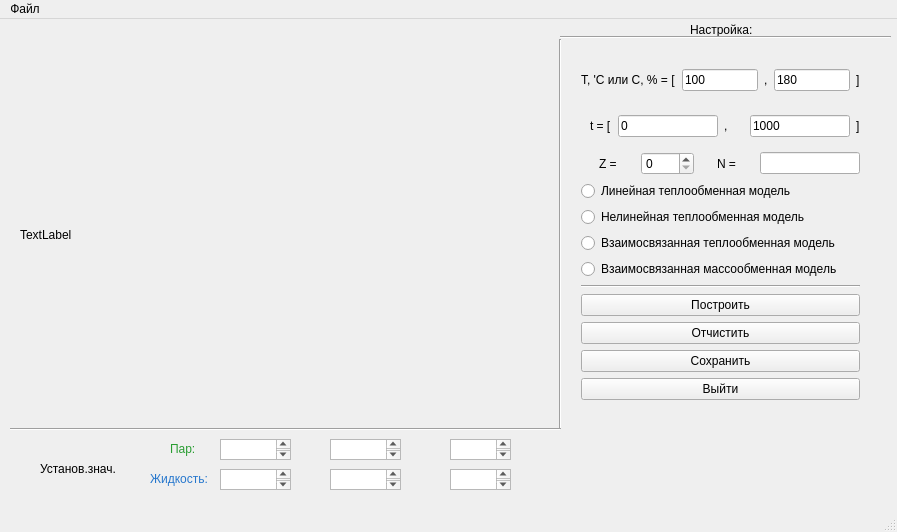
<?xml version="1.0" encoding="UTF-8"?>
<ui version="4.0">
 <class>MainWindow</class>
 <widget class="QMainWindow" name="MainWindow">
  <property name="geometry">
   <rect>
    <x>0</x>
    <y>0</y>
    <width>897</width>
    <height>532</height>
   </rect>
  </property>
  <property name="windowTitle">
   <string>The Study Of Technological Processes</string>
  </property>
  <property name="toolTip">
   <string>&lt;html&gt;&lt;head/&gt;&lt;body&gt;&lt;p&gt;Simulation Program&lt;/p&gt;&lt;/body&gt;&lt;/html&gt;</string>
  </property>
  <widget class="QWidget" name="centralWidget">
   <widget class="Line" name="line">
    <property name="geometry">
     <rect>
      <x>550</x>
      <y>20</y>
      <width>20</width>
      <height>391</height>
     </rect>
    </property>
    <property name="orientation">
     <enum>Qt::Vertical</enum>
    </property>
   </widget>
   <widget class="QLabel" name="label">
    <property name="geometry">
     <rect>
      <x>690</x>
      <y>0</y>
      <width>81</width>
      <height>21</height>
     </rect>
    </property>
    <property name="text">
     <string>Настройка:</string>
    </property>
   </widget>
   <widget class="QLabel" name="outputGraph">
    <property name="geometry">
     <rect>
      <x>20</x>
      <y>30</y>
      <width>531</width>
      <height>371</height>
     </rect>
    </property>
    <property name="text">
     <string>TextLabel</string>
    </property>
   </widget>
   <widget class="QTextBrowser" name="valV1">
    <property name="geometry">
     <rect>
      <x>220</x>
      <y>420</y>
      <width>71</width>
      <height>21</height>
     </rect>
    </property>
   </widget>
   <widget class="QTextBrowser" name="valV2">
    <property name="geometry">
     <rect>
      <x>330</x>
      <y>420</y>
      <width>71</width>
      <height>21</height>
     </rect>
    </property>
   </widget>
   <widget class="QTextBrowser" name="valV3">
    <property name="geometry">
     <rect>
      <x>450</x>
      <y>420</y>
      <width>61</width>
      <height>21</height>
     </rect>
    </property>
   </widget>
   <widget class="Line" name="line_4">
    <property name="geometry">
     <rect>
      <x>10</x>
      <y>400</y>
      <width>551</width>
      <height>20</height>
     </rect>
    </property>
    <property name="orientation">
     <enum>Qt::Horizontal</enum>
    </property>
   </widget>
   <widget class="QLabel" name="label_11">
    <property name="geometry">
     <rect>
      <x>40</x>
      <y>440</y>
      <width>91</width>
      <height>20</height>
     </rect>
    </property>
    <property name="text">
     <string>Установ.знач.</string>
    </property>
   </widget>
   <widget class="QTextBrowser" name="valF1">
    <property name="geometry">
     <rect>
      <x>220</x>
      <y>450</y>
      <width>71</width>
      <height>21</height>
     </rect>
    </property>
   </widget>
   <widget class="QTextBrowser" name="valF2">
    <property name="geometry">
     <rect>
      <x>330</x>
      <y>450</y>
      <width>71</width>
      <height>21</height>
     </rect>
    </property>
   </widget>
   <widget class="QTextBrowser" name="valF3">
    <property name="geometry">
     <rect>
      <x>450</x>
      <y>450</y>
      <width>61</width>
      <height>21</height>
     </rect>
    </property>
   </widget>
   <widget class="QLabel" name="label_12">
    <property name="geometry">
     <rect>
      <x>170</x>
      <y>420</y>
      <width>31</width>
      <height>20</height>
     </rect>
    </property>
    <property name="styleSheet">
     <string notr="true"/>
    </property>
    <property name="text">
     <string>&lt;html&gt;&lt;head/&gt;&lt;body&gt;&lt;p&gt;&lt;span style=&quot; color:#299d32;&quot;&gt;Пар:&lt;/span&gt;&lt;/p&gt;&lt;/body&gt;&lt;/html&gt;</string>
    </property>
   </widget>
   <widget class="QLabel" name="label_13">
    <property name="geometry">
     <rect>
      <x>150</x>
      <y>450</y>
      <width>61</width>
      <height>20</height>
     </rect>
    </property>
    <property name="text">
     <string>&lt;html&gt;&lt;head/&gt;&lt;body&gt;&lt;p&gt;&lt;span style=&quot; color:#2677cd;&quot;&gt;Жидкость:&lt;/span&gt;&lt;/p&gt;&lt;/body&gt;&lt;/html&gt;</string>
    </property>
   </widget>
   <widget class="Line" name="line_2">
    <property name="geometry">
     <rect>
      <x>560</x>
      <y>10</y>
      <width>331</width>
      <height>16</height>
     </rect>
    </property>
    <property name="orientation">
     <enum>Qt::Horizontal</enum>
    </property>
   </widget>
   <widget class="QWidget" name="verticalLayoutWidget_2">
    <property name="geometry">
     <rect>
      <x>570</x>
      <y>30</y>
      <width>301</width>
      <height>362</height>
     </rect>
    </property>
    <layout class="QVBoxLayout" name="verticalLayout_4">
     <item>
      <layout class="QHBoxLayout" name="horizontalLayout_5">
       <item>
        <layout class="QHBoxLayout" name="horizontalLayout_6">
         <item>
          <widget class="QLabel" name="label_5">
           <property name="text">
            <string>T, 'C или С, % = [</string>
           </property>
          </widget>
         </item>
         <item>
          <widget class="QLineEdit" name="inputLeftY">
           <property name="enabled">
            <bool>true</bool>
           </property>
           <property name="maximumSize">
            <size>
             <width>100</width>
             <height>16777215</height>
            </size>
           </property>
           <property name="text">
            <string>100</string>
           </property>
           <property name="readOnly">
            <bool>false</bool>
           </property>
          </widget>
         </item>
        </layout>
       </item>
       <item>
        <layout class="QHBoxLayout" name="horizontalLayout_7">
         <item>
          <layout class="QHBoxLayout" name="horizontalLayout_8">
           <item>
            <widget class="QLabel" name="label_6">
             <property name="text">
              <string>,</string>
             </property>
            </widget>
           </item>
           <item>
            <widget class="QLineEdit" name="inputRightY">
             <property name="maximumSize">
              <size>
               <width>100</width>
               <height>16777215</height>
              </size>
             </property>
             <property name="text">
              <string>180</string>
             </property>
            </widget>
           </item>
          </layout>
         </item>
         <item alignment="Qt::AlignLeft">
          <widget class="QLabel" name="label_7">
           <property name="text">
            <string>]</string>
           </property>
          </widget>
         </item>
        </layout>
       </item>
      </layout>
     </item>
     <item>
      <layout class="QVBoxLayout" name="verticalLayout_3">
       <item>
        <layout class="QHBoxLayout" name="horizontalLayout_4">
         <item>
          <layout class="QHBoxLayout" name="horizontalLayout">
           <item alignment="Qt::AlignRight">
            <widget class="QLabel" name="label_2">
             <property name="text">
              <string>t = [</string>
             </property>
            </widget>
           </item>
           <item>
            <widget class="QLineEdit" name="inputLeftX">
             <property name="maximumSize">
              <size>
               <width>100</width>
               <height>16777215</height>
              </size>
             </property>
             <property name="text">
              <string>0</string>
             </property>
             <property name="readOnly">
              <bool>true</bool>
             </property>
            </widget>
           </item>
          </layout>
         </item>
         <item>
          <layout class="QHBoxLayout" name="horizontalLayout_3">
           <item>
            <layout class="QHBoxLayout" name="horizontalLayout_2">
             <item alignment="Qt::AlignLeft">
              <widget class="QLabel" name="label_3">
               <property name="text">
                <string>,</string>
               </property>
              </widget>
             </item>
             <item>
              <widget class="QLineEdit" name="inputRightX">
               <property name="maximumSize">
                <size>
                 <width>100</width>
                 <height>16777215</height>
                </size>
               </property>
               <property name="text">
                <string>1000</string>
               </property>
              </widget>
             </item>
            </layout>
           </item>
           <item alignment="Qt::AlignLeft">
            <widget class="QLabel" name="label_4">
             <property name="text">
              <string>]</string>
             </property>
            </widget>
           </item>
          </layout>
         </item>
        </layout>
       </item>
      </layout>
     </item>
     <item>
      <layout class="QHBoxLayout" name="horizontalLayout_11">
       <property name="sizeConstraint">
        <enum>QLayout::SetNoConstraint</enum>
       </property>
       <item alignment="Qt::AlignHCenter">
        <widget class="QLabel" name="label_9">
         <property name="maximumSize">
          <size>
           <width>25</width>
           <height>16777215</height>
          </size>
         </property>
         <property name="text">
          <string>Z =</string>
         </property>
        </widget>
       </item>
       <item>
        <widget class="QSpinBox" name="CouiceZspinBox">
         <property name="maximumSize">
          <size>
           <width>100</width>
           <height>16777215</height>
          </size>
         </property>
        </widget>
       </item>
       <item alignment="Qt::AlignHCenter">
        <widget class="QLabel" name="label_10">
         <property name="maximumSize">
          <size>
           <width>25</width>
           <height>16777215</height>
          </size>
         </property>
         <property name="text">
          <string>N =</string>
         </property>
        </widget>
       </item>
       <item>
        <widget class="QLineEdit" name="CouiceNLineEdit">
         <property name="maximumSize">
          <size>
           <width>100</width>
           <height>16777215</height>
          </size>
         </property>
        </widget>
       </item>
      </layout>
     </item>
     <item>
      <layout class="QVBoxLayout" name="verticalLayout_2">
       <item>
        <widget class="QRadioButton" name="LHM">
         <property name="text">
          <string>Линейная теплообменная модель</string>
         </property>
        </widget>
       </item>
       <item>
        <widget class="QRadioButton" name="NHM">
         <property name="text">
          <string>Нелинейная теплообменная модель</string>
         </property>
        </widget>
       </item>
       <item>
        <widget class="QRadioButton" name="Hexch">
         <property name="sizePolicy">
          <sizepolicy hsizetype="Maximum" vsizetype="Fixed">
           <horstretch>0</horstretch>
           <verstretch>0</verstretch>
          </sizepolicy>
         </property>
         <property name="minimumSize">
          <size>
           <width>55</width>
           <height>20</height>
          </size>
         </property>
         <property name="maximumSize">
          <size>
           <width>300</width>
           <height>22</height>
          </size>
         </property>
         <property name="font">
          <font>
           <italic>false</italic>
           <underline>false</underline>
           <kerning>true</kerning>
          </font>
         </property>
         <property name="text">
          <string>Взаимосвязанная теплообменная модель</string>
         </property>
         <property name="checked">
          <bool>false</bool>
         </property>
         <property name="autoRepeat">
          <bool>false</bool>
         </property>
        </widget>
       </item>
       <item>
        <widget class="QRadioButton" name="Mexch">
         <property name="maximumSize">
          <size>
           <width>300</width>
           <height>16777215</height>
          </size>
         </property>
         <property name="text">
          <string>Взаимосвязанная массообменная модель</string>
         </property>
        </widget>
       </item>
      </layout>
     </item>
     <item>
      <widget class="Line" name="line_3">
       <property name="orientation">
        <enum>Qt::Horizontal</enum>
       </property>
      </widget>
     </item>
     <item>
      <layout class="QVBoxLayout" name="verticalLayout">
       <item>
        <widget class="QPushButton" name="draw">
         <property name="text">
          <string>Построить</string>
         </property>
        </widget>
       </item>
       <item>
        <widget class="QPushButton" name="clear">
         <property name="text">
          <string>Отчистить</string>
         </property>
        </widget>
       </item>
       <item>
        <widget class="QPushButton" name="save">
         <property name="text">
          <string>Сохранить</string>
         </property>
        </widget>
       </item>
       <item>
        <widget class="QPushButton" name="exit">
         <property name="text">
          <string>Выйти</string>
         </property>
        </widget>
       </item>
      </layout>
     </item>
    </layout>
   </widget>
  </widget>
  <widget class="QMenuBar" name="menuBar">
   <property name="geometry">
    <rect>
     <x>0</x>
     <y>0</y>
     <width>897</width>
     <height>21</height>
    </rect>
   </property>
   <widget class="QMenu" name="menu">
    <property name="title">
     <string>Файл</string>
    </property>
    <addaction name="action"/>
    <addaction name="separator"/>
    <addaction name="action_3"/>
   </widget>
   <addaction name="menu"/>
  </widget>
  <widget class="QStatusBar" name="statusBar"/>
  <action name="action">
   <property name="text">
    <string>Сохранить картинку</string>
   </property>
  </action>
  <action name="action_3">
   <property name="text">
    <string>Выход</string>
   </property>
  </action>
 </widget>
 <layoutdefault spacing="6" margin="11"/>
 <resources/>
 <connections/>
</ui>
